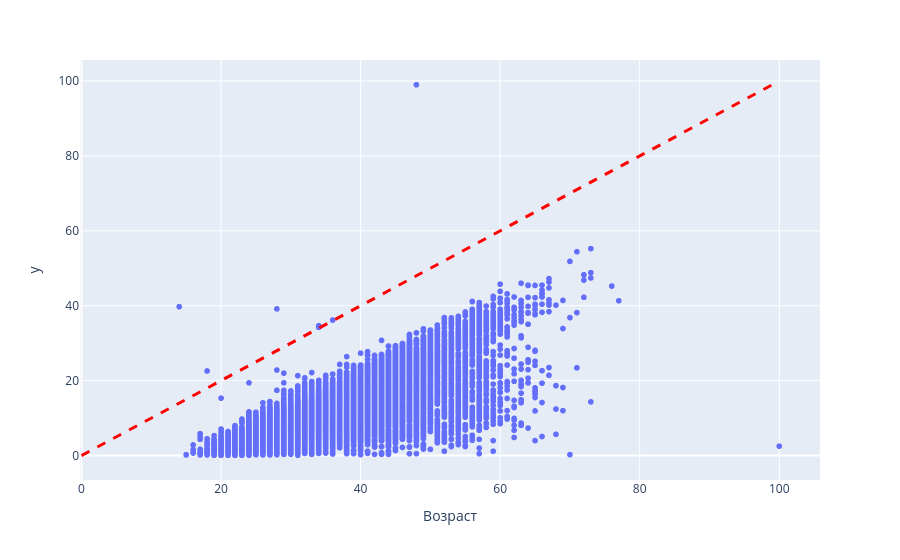

The notebook cell saved with this chart:
### Markdown cell above
8. Постройте **диаграмму рассеяния**, показывающую зависимость опыта работы (**"Опыт работы (месяц)"**) от возраста (**"Возраст"**). Опыт работы переведите из месяцев в года, чтобы признаки были в едином масштабе. Постройте на графике дополнительно прямую, проходящую через точки (0, 0) и (100, 100). Данная прямая соответствует значениям, когда опыт работы равен возрасту человека. Точки, лежащие на этой прямой и выше нее - аномалии в наших данных (опыт работы больше либо равен возрасту соискателя)

### Code cell
fig = px.scatter(
    hh_data,
    y=hh_data['Опыт работы (месяц)'] / 12,
    x = 'Возраст'
)

fig.add_shape(
    type="line",
    x0=0, y0=0,      
    x1=100, y1=100,  
    line=dict(
        color="Red",  
        width=3,          
        dash="dash"       
    )
)

fig.show()

### Figure 1 — Plotly figure (JSON) as saved in the notebook; plotly's stock layout.template omitted (floating-point values rounded to 4 significant figures; data arrays with more than 128 entries replaced by an {"elided": "..."} marker saying what was removed)
{"data": [{"hovertemplate": "Возраст=%{x}<br>y=%{y}<extra></extra>", "legendgroup": "", "marker": {"color": "#636efa", "symbol": "circle"}, "mode": "markers", "name": "", "showlegend": false, "type": "scattergl", "x": {"elided": "44744 int values"}, "xaxis": "x", "y": {"elided": "44744 float values"}, "yaxis": "y"}], "layout": {"legend": {"tracegroupgap": 0}, "margin": {"t": 60}, "shapes": [{"line": {"color": "Red", "dash": "dash", "width": 3}, "type": "line", "x0": 0, "x1": 100, "y0": 0, "y1": 100}], "xaxis": {"anchor": "y", "domain": [0, 1], "title": {"text": "Возраст"}}, "yaxis": {"anchor": "x", "domain": [0, 1], "title": {"text": "y"}}}}
